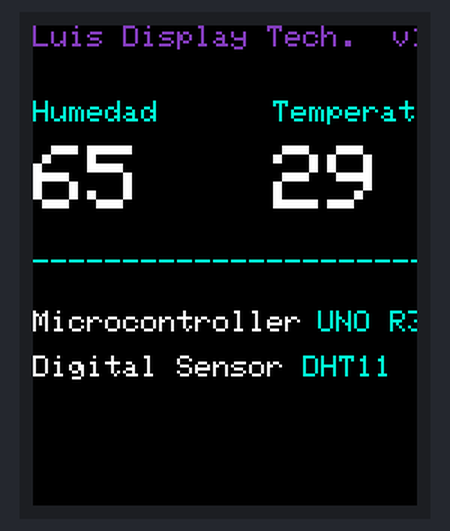
A sketch run on a simulated Arduino Uno, built with avr-gcc and run on an emulated ATmega328P. On the bench: 128×160 colour display. Random numbers use the default seed unless the sketch sets one; what the sketch prints to the serial monitor is not drawn.

Above: at 0.1 s.
At 7.6 s:
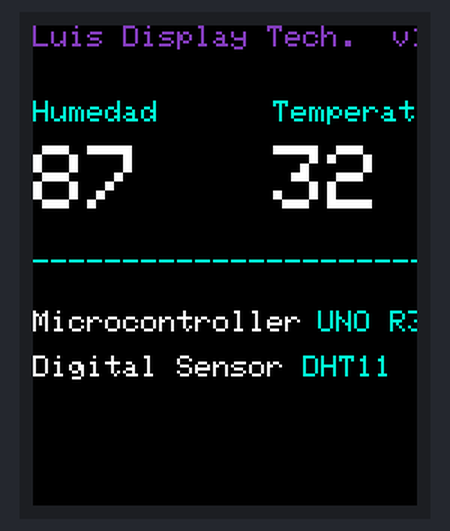
At 12.6 s:
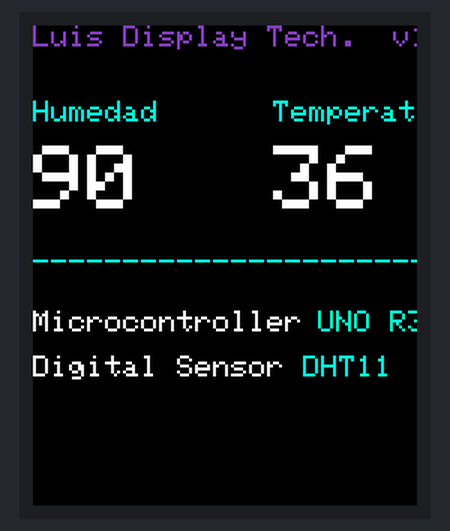
At 17.7 s:
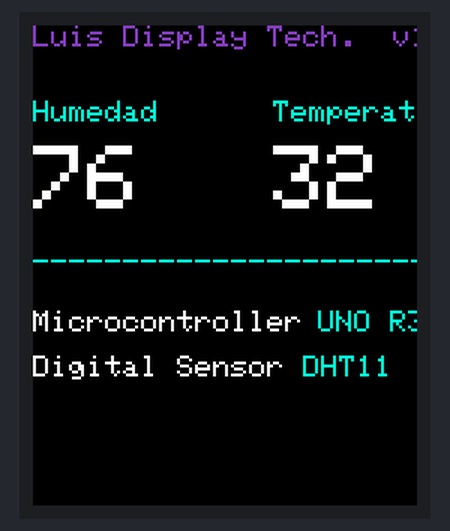
At 27.7 s:
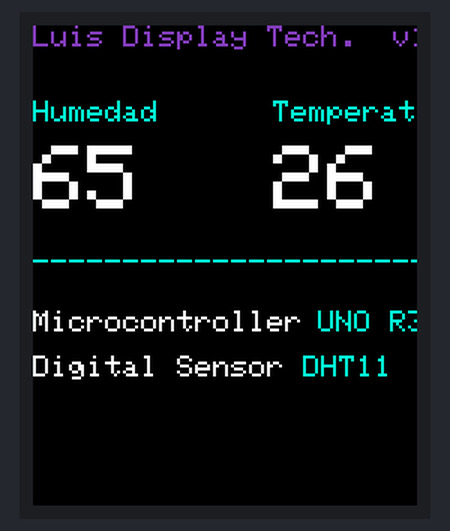
At 37.8 s:
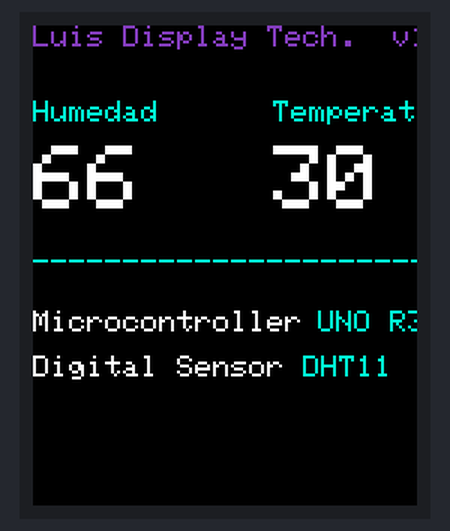

Measured:
- what the display in image 1 shows lasts 2.5 s, from 7.6 s to 10.1 s

The sketch:

DataCollector.ino
```cpp
// Sensor
#include <DHT.h>
#include <DHT_U.h>

#define Type DHT11
#define sensorPin 7

DHT SENSOR_1 (sensorPin, Type);

char sensorPrintoutH[3];
char sensorPrintoutT[3];

// TFT 1.8
#include <TFT.h>  // Arduino LCD library
#include <SPI.h>

#define cs   10
#define dc   9
#define rst  8

// create an instance of the library
TFT TFTscreen = TFT(cs, dc, rst);

// char array to print to the screen
char sensorPrintout[4];

void setup() {
  // Sensor
  SENSOR_1.begin();

  // TFT
  // Put this line at the beginning of every sketch that uses the GLCD:
  TFTscreen.begin();
  TFTscreen.setRotation(3);

  // clear the screen with a black background
  TFTscreen.background(0, 0, 0);
  // write the static text to the screen
  // set the font color to white
  TFTscreen.stroke(128, 61, 189);
  // write the text to the top left corner of the screen
  TFTscreen.setTextSize(1);
  TFTscreen.text("Luis Display Tech.", 0, 0);

  TFTscreen.text("v1.2", 120, 0);

  Serial.begin(9600);
}

float randIntHum;
float randomDecimalHum;
float resultHum;

float randomNumberHum() {
  randIntHum = random(60,91);
  randomDecimalHum = random(0, 1) / 1.0;
  resultHum = randIntHum + randomDecimalHum;

  return resultHum;
}

float randIntTemp;
float randomDecimalTemp;
float resultTemp;

float randomNumberTemp() {
  randIntTemp = random(24,37);
  randomDecimalTemp = random(0, 1) / 1.0;
  resultTemp = randIntTemp + randomDecimalTemp;

  return resultTemp;
}

// Print Values

float humidityPre;
float tempCPre;
//float tempF;
float humidityNew;
float tempCNew;

void printSensorValues(float h, float t) {

  // labes
  TFTscreen.setTextSize(1);
  TFTscreen.stroke(0, 255, 208);
  TFTscreen.text("Humedad", 0, 25);

  TFTscreen.setTextSize(1);
  TFTscreen.stroke(0, 255, 208);
  TFTscreen.text("Temperatura", 80, 25);

  TFTscreen.setTextSize(3);
  // Old Values
  String(humidityPre).toCharArray(sensorPrintoutH, 3);
  TFTscreen.stroke(0, 0, 0);
  TFTscreen.text(sensorPrintoutH, 0, 40);

  String(tempCPre).toCharArray(sensorPrintoutT, 3);
  TFTscreen.stroke(0, 0, 0);
  TFTscreen.text(sensorPrintoutT, 80, 40);

  // New Values
  String(h).toCharArray(sensorPrintoutH, 3);
  TFTscreen.stroke(255, 255, 255);
  TFTscreen.text(sensorPrintoutH, 0, 40);

  String(t).toCharArray(sensorPrintoutT, 3);
  TFTscreen.stroke(255, 255, 255);
  TFTscreen.text(sensorPrintoutT, 80, 40);
}

// Print Column label only once
boolean colNamePrinted = true;

void loop() {

  // Read the values from the sensor
  // humidityNew = SENSOR_1.readHumidity();
  // tempCNew = SENSOR_1.readTemperature();

  humidityNew = randomNumberHum();
  tempCNew = randomNumberTemp();

  // printSensorValues(SENSOR_1.readHumidity(), SENSOR_1.readTemperature());
  printSensorValues(humidityNew, tempCNew);

  // Save values for reprint in black
  humidityPre = humidityNew;
  tempCPre = tempCNew;

  if(colNamePrinted) {
    Serial.print("Hum,Temp\n");
    colNamePrinted = false;
  } else {
    Serial.print(String(humidityNew) + "," + String(tempCNew) + "\n");
  }

  // Hardware Info
  TFTscreen.setTextSize(1);

  TFTscreen.stroke(0, 255, 208);
  TFTscreen.text("--------------------------", 0, 75);

  TFTscreen.stroke(255, 255, 255);
  TFTscreen.text("Microcontroller", 0, 95);

  TFTscreen.stroke(0, 255, 208);
  TFTscreen.text("UNO R3", 95, 95);

  TFTscreen.stroke(255, 255, 255);
  TFTscreen.text("Digital Sensor", 0, 110);

  TFTscreen.stroke(0, 255, 208);
  TFTscreen.text("DHT11", 90, 110);

  // wait for a moment
  delay(2500);
}
```
